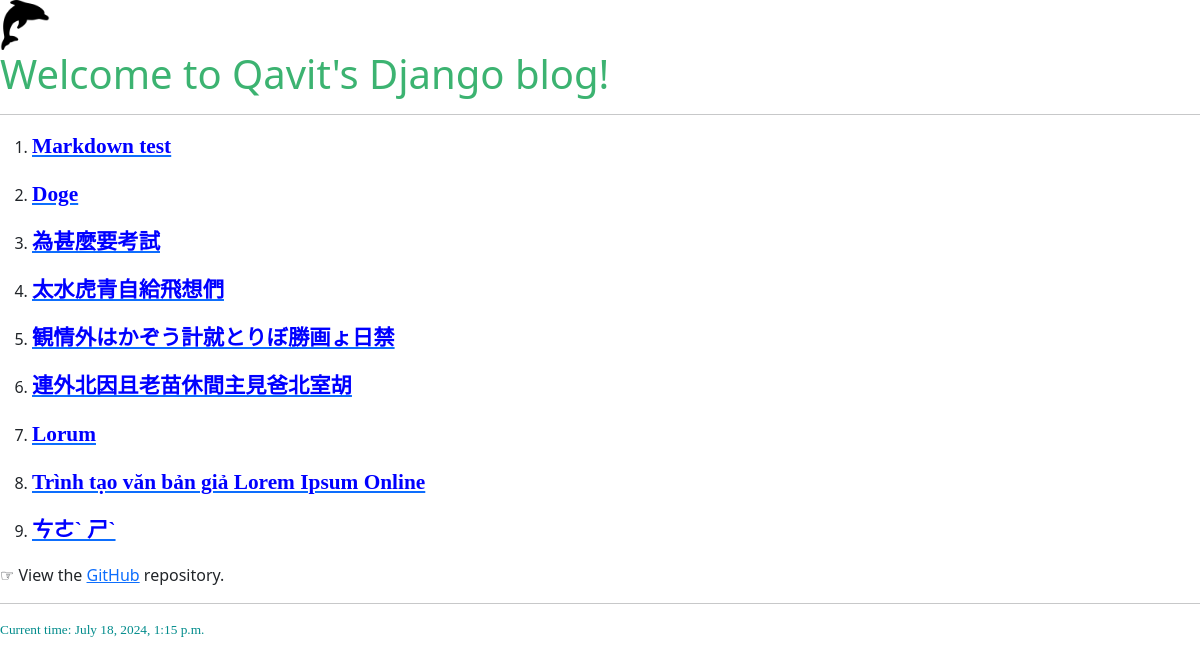
/, run on an earlier commit of the app's database.
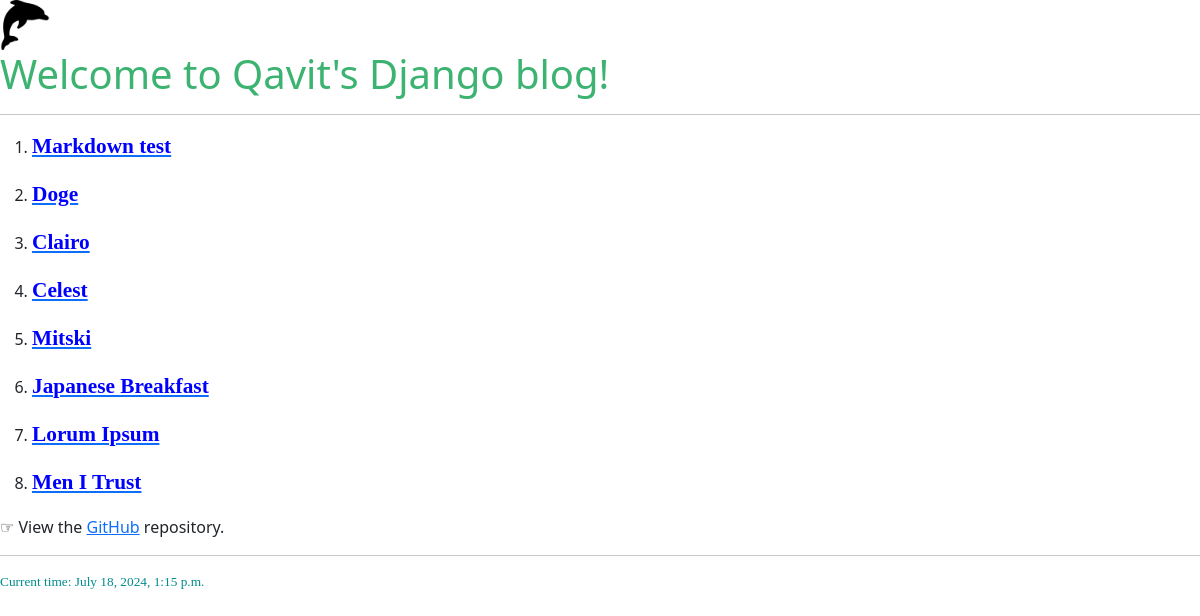
And on a later commit of the database.
### blog_post/models.py (models this page shows, shortened)
class Post(models.Model):
    title = models.CharField(max_length=200)
    slug = models.CharField(max_length=200)
    content = models.TextField()
    pub_date = models.DateTimeField(auto_now_add = True)
    class Meta:
        ordering = ['-pub_date']

### blog_post/views.py (the view)
# urls.py: path('', index),
def index(requests):
    posts = Post.objects.all()
    now = datetime.now()
    return render(requests, "pages/index.html", locals())

### templates/pages/index.html
{% extends "scaffolds/base.html" %}
{% block content %}
    <h1 style="color:MediumSeaGreen">Welcome to Qavit's Django blog!</h1>
    <hr>
    <ol>
    {% for post in posts %}
        <li><a href="post/{{post.slug}}">
            <p class="post_title"> {{ post.title }}</p>
        </a></li>
    {% endfor %}
    </ol>
    ☞ View the <a href="https://github.com/qavit/Django1">GitHub<a> repository.
{% endblock %}

### templates/scaffolds/base.html (shortened to what this page needs)
<html>
<head>
    {% load static %}
    {% include "components/header.lib.html" %}
</head>
<body>
    <img src="{% static "images/dolphin.png" %}" width=50>
    {% block content %} {% endblock %}
    <hr>
    {% include "components/footer.html" %}
</body>
</html>

### templates/components/header.lib.html (shortened to what this page needs)
{% load static %}
<link rel="stylesheet" href="https://unpkg.com/@fontsource/source-sans-3@5.0.12/index.css">
<link rel="stylesheet" href="https://unpkg.com/overlayscrollbars@2.3.0/styles/overlayscrollbars.min.css">
<link rel="stylesheet" href="https://unpkg.com/bootstrap-icons@1.11.0/font/bootstrap-icons.min.css">
<link rel="stylesheet" href="https://unpkg.com/apexcharts@3.37.1/dist/apexcharts.css">
<link rel="stylesheet" href="https://unpkg.com/jsvectormap@1.5.3/dist/css/jsvectormap.min.css">
<link rel="stylesheet" href="{% static "styles/adminlte.min.css" %}">

### templates/components/footer.html
{% if now %}
    <p class="post_date"> Current time: {{ now }} </p>
{% else %}
    <h3><a href="/"> Back to homepage </a></h3>
{% endif %}

### templates/components/header.css.html (style rules this page uses)
.post_title { color: blue; font-family: Optima; font-size: 16pt; font-weight: bold; }
.post_date { font-family: Optima; color: DarkCyan; font-size: 10pt; }

What changed in the data, as far as the page shows it:
removed Post: title "ㄘㄜˋ ㄕˋ"
changed Post: title "為甚麼要考試" → "Clairo"
changed Post: title "太水虎青自給飛想們" → "Celest"
changed Post: title "観情外はかぞう計就とりぼ勝画ょ日禁" → "Mitski"
changed Post: title "連外北因且老苗休間主見爸北室胡" → "Japanese Breakfast"
changed Post: title "Lorum" → "Lorum Ipsum"
changed Post: title "Trình tạo văn bản giả Lorem Ipsum Online" → "Men I Trust"
